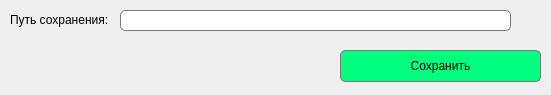
<?xml version="1.0" encoding="UTF-8"?>
<ui version="4.0">
 <class>Form</class>
 <widget class="QWidget" name="Form">
  <property name="geometry">
   <rect>
    <x>0</x>
    <y>0</y>
    <width>551</width>
    <height>95</height>
   </rect>
  </property>
  <property name="windowTitle">
   <string>Form</string>
  </property>
  <widget class="QLineEdit" name="lineEdit">
   <property name="geometry">
    <rect>
     <x>120</x>
     <y>10</y>
     <width>391</width>
     <height>21</height>
    </rect>
   </property>
   <property name="font">
    <font>
     <family>Arial</family>
    </font>
   </property>
   <property name="styleSheet">
    <string notr="true">QLineEdit{
	border-radius: 5px;
	border: 1px solid rgb(122, 122, 122);
}</string>
   </property>
  </widget>
  <widget class="QLabel" name="label">
   <property name="geometry">
    <rect>
     <x>10</x>
     <y>12</y>
     <width>101</width>
     <height>16</height>
    </rect>
   </property>
   <property name="font">
    <font>
     <family>Arial</family>
    </font>
   </property>
   <property name="text">
    <string>Путь сохранения:</string>
   </property>
  </widget>
  <widget class="QPushButton" name="pushButton">
   <property name="geometry">
    <rect>
     <x>340</x>
     <y>50</y>
     <width>201</width>
     <height>32</height>
    </rect>
   </property>
   <property name="font">
    <font>
     <family>Arial</family>
    </font>
   </property>
   <property name="styleSheet">
    <string notr="true">QPushButton {
	background: rgb(0, 255, 127);
	border: 1px solid rgb(122, 122, 122);
    border-radius: 5px;  /* Установите радиус закругления, например, 10px */
}</string>
   </property>
   <property name="text">
    <string>Сохранить</string>
   </property>
  </widget>
  <widget class="QLabel" name="label_9">
   <property name="geometry">
    <rect>
     <x>10</x>
     <y>39</y>
     <width>51</width>
     <height>51</height>
    </rect>
   </property>
   <property name="font">
    <font>
     <family>Arial</family>
    </font>
   </property>
   <property name="text">
    <string/>
   </property>
   <property name="pixmap">
    <pixmap>../res/logo.png</pixmap>
   </property>
   <property name="scaledContents">
    <bool>true</bool>
   </property>
  </widget>
  <widget class="QLabel" name="label_10">
   <property name="geometry">
    <rect>
     <x>520</x>
     <y>10</y>
     <width>20</width>
     <height>20</height>
    </rect>
   </property>
   <property name="font">
    <font>
     <family>Arial</family>
    </font>
   </property>
   <property name="text">
    <string/>
   </property>
   <property name="pixmap">
    <pixmap>../res/free-icon-tractor-2194813.png</pixmap>
   </property>
   <property name="scaledContents">
    <bool>true</bool>
   </property>
  </widget>
 </widget>
 <resources/>
 <connections/>
</ui>
